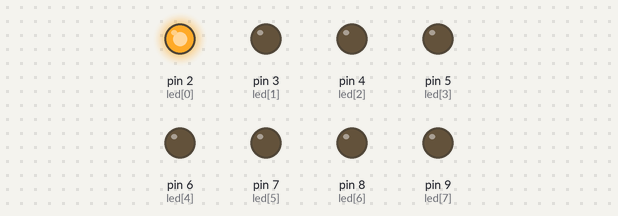
The sketch below on a simulated Arduino Uno, built with avr-gcc and run on an emulated ATmega328P. On the bench: output pins drawn as LEDs (lit = HIGH).

Above: at 0.2 s.
At 1.2 s:
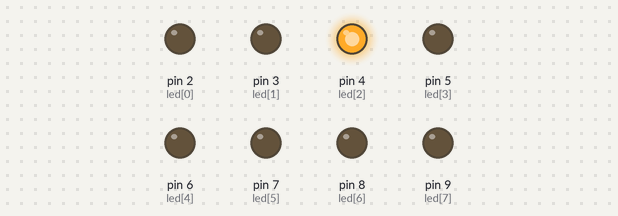
At 1.7 s:
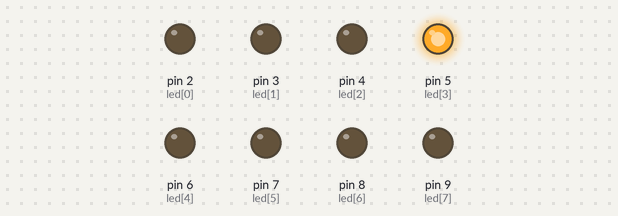
At 2.2 s:
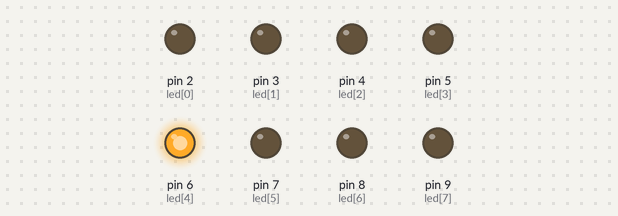
At 3.2 s:
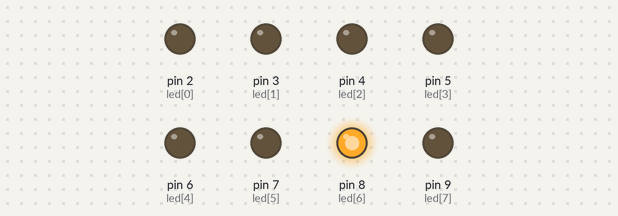
At 4.7 s:
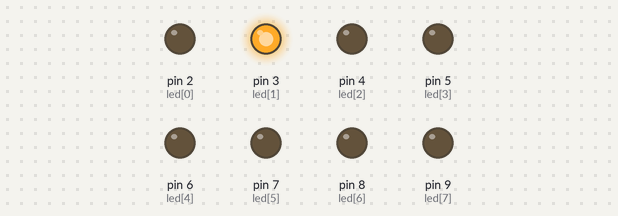
Timing chart, 0 to 5.2 s (numbered marks = the images above):
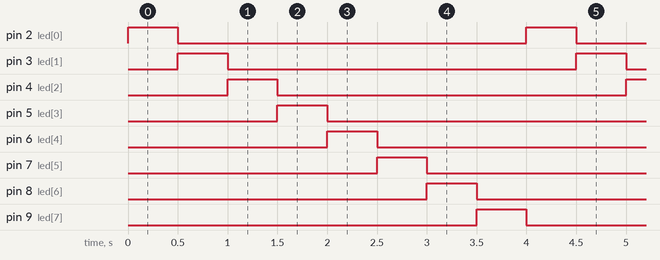

Measured:
- by itself, pin 2 (led[0]), pin 3 (led[1]), pin 4 (led[2]), pin 5 (led[3]), pin 6 (led[4]), pin 7 (led[5]), pin 8 (led[6]), pin 9 (led[7]): alternates HIGH for 0.50 s and LOW for 3.5 s
- by itself, everything shown: repeats every 4.0 s, in 9 steps

The sketch:

233_5.ino
```cpp
// p.109

const unsigned int led[8] = { 2, 3, 4, 5, 6, 7, 8, 9 };

void setup() {
  for (int x=0; x <= 7; x++) {
    pinMode(led[x], OUTPUT);
  }
}

void loop() {
  for (int x=0; x <= 7; x++) {
    for (int y=0; y <= 7; y++) {
      digitalWrite(led[y], LOW);
    }

    digitalWrite(led[x], HIGH);

    delay(500); // 0.25Hz

    digitalWrite(led[x], LOW);
  }
}
```
